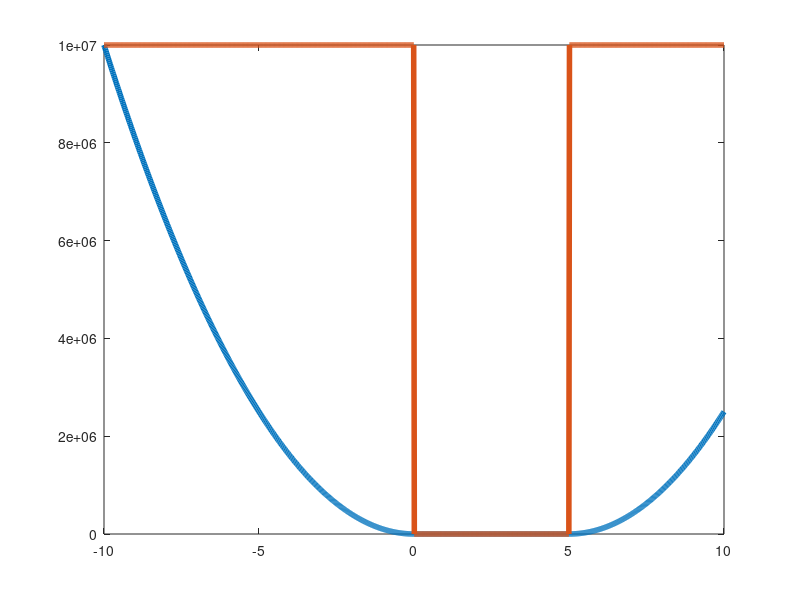

Here is the MATLAB script that generated this plot:
x = linspace(-10,10,1000);
y = 100000*((min(x-0,0)).^2+(min(5-x,0)).^2);
plot(x,y,'linewidth',4);
z = max(y)*ones(size(x));
z(logical((x<5).*(x>0))) = 0;
hold on 
plot(x,z,'linewidth',4);